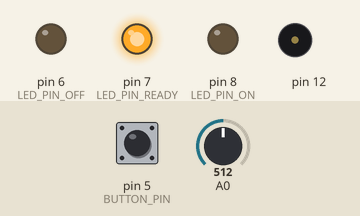
Recording of a sketch running on a simulated Arduino Uno, built with avr-gcc and run on an emulated ATmega328P. Shown: output pins drawn as LEDs (lit = HIGH), buzzer (waves = sounding). Inputs (shaded band) come from the test bench; at power-on: pin 5 (BUTTON_PIN) LOW, A0 = 512.

Above: at 6.2 s.
6.3 s: pin 5 (BUTTON_PIN) pulled HIGH for 0.15 s
At 7.6 s:
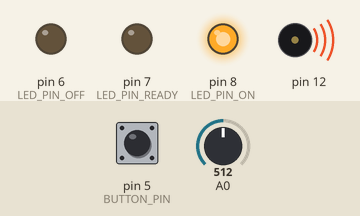
7.9 s: pin 5 (BUTTON_PIN) pulled HIGH for 1 s
At 9.7 s:
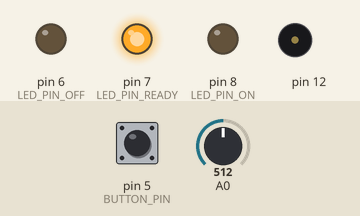
10.4 s: pin 5 (BUTTON_PIN) pulled HIGH for 3.2 s
At 14.0 s:
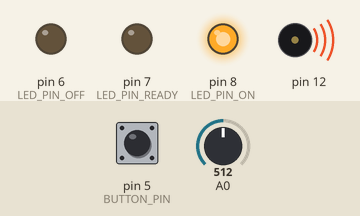
Timing chart, 0 to 15.5 s (numbered marks = the images above; inputs shaded):
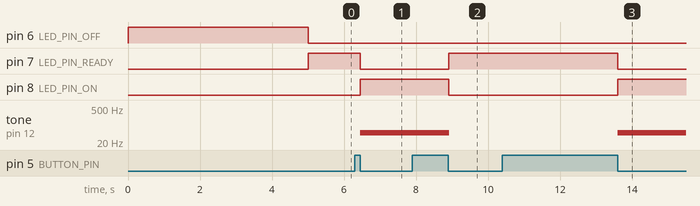

The sketch:

light-theremin.ino
```cpp
#define BUTTON_PIN 5
#define LED_PIN_OFF 6
#define LED_PIN_READY 7
#define LED_PIN_ON 8

int sensorValue{};
int sensorLow{1023};
int sensorHigh{0};

byte lastButtonState = LOW;

byte ledStateOn = LOW;
byte ledStateOff = HIGH;

//used for preventing the program to run too quickly and not turn on/off propetly
unsigned long debouceDuration{50};
unsigned long lastTimeButtonStateChanged{0};

void setup() {
    pinMode(LED_PIN_ON, OUTPUT);
    pinMode(LED_PIN_OFF, OUTPUT);
    pinMode(LED_PIN_READY, OUTPUT);
    pinMode(BUTTON_PIN, INPUT);

    // Turn red LED on
    digitalWrite(LED_PIN_OFF, HIGH);

    // for 5 seconds, the photoresistor calculates the values for the lowest and highest light exposition
    while(millis() < 5000) {

        sensorValue = analogRead(A0);
        if (sensorValue > sensorHigh){
            sensorHigh = sensorValue;
        }
        if (sensorValue < sensorLow) {
            sensorLow = sensorValue;
        }
    }

    // Turn red LED off and yellow LED on. The program ended its setup phase.
    digitalWrite(LED_PIN_OFF, LOW);
    digitalWrite(LED_PIN_READY, HIGH);
}

void loop() {

    // only execute the program if the last succsessful execution was more than 50 miliseconds ago.
    if (millis() - lastTimeButtonStateChanged > debouceDuration){

        // only stays as HIGH while pressed. Once its released, goes back to LOW
        byte buttonState = digitalRead(BUTTON_PIN); // HIGH or LOW

        if (buttonState != lastButtonState) {
            lastTimeButtonStateChanged = millis();
            lastButtonState = buttonState;

            // When the button is released  (LOW), change the yellow and green LED colors
            if (buttonState == LOW){
                ledStateOn = (ledStateOn==HIGH) ? LOW : HIGH;
                digitalWrite(LED_PIN_ON, ledStateOn);
                ledStateOff = (ledStateOff==HIGH) ? LOW : HIGH;
                digitalWrite(LED_PIN_READY, ledStateOff);
            }
        }
    }

    // Only executed when green LED is on (HIGH)
    if (ledStateOn == HIGH){
        sensorValue = analogRead(A0);
        int pitch = map(sensorValue, sensorLow, sensorHigh, 50, 4000);
        tone(12, pitch, 20);
    }


  delay(10);
}
```

Measured:
- after the input at 6.3 s, pin 7 (LED_PIN_READY): HIGH → LOW after 0.15 s; pin 8 (LED_PIN_ON): LOW → HIGH after 0.15 s; tone on pin 12: silent → 49 Hz after 0.15 s
- after the input at 7.9 s, pin 7 (LED_PIN_READY): LOW → HIGH after 1.0 s; pin 8 (LED_PIN_ON): HIGH → LOW after 1.0 s; tone on pin 12: 49 Hz → silent after 1.0 s
- after the input at 10.4 s, pin 7 (LED_PIN_READY): HIGH → LOW after 3.2 s; pin 8 (LED_PIN_ON): LOW → HIGH after 3.2 s; tone on pin 12: silent → 49 Hz after 3.2 s
